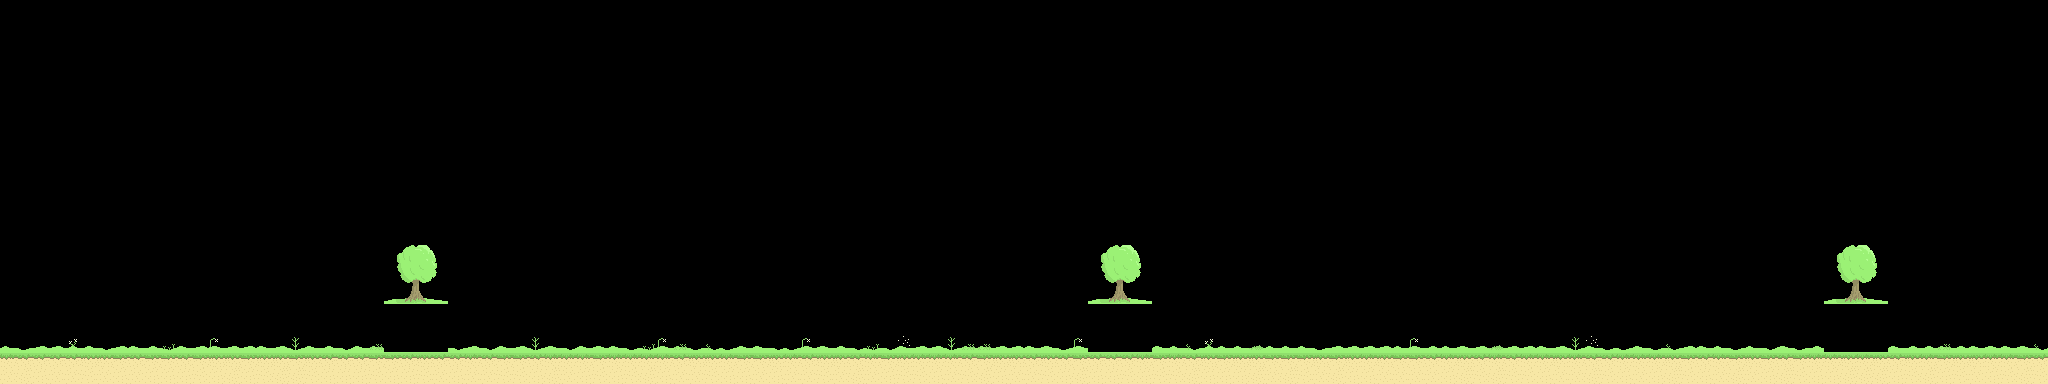

Tiled map render using the project's own tile images. Description and the map definition, with tile-layer contents summarised, below:
An orthogonal 128x24 tile map with 16x16 px tiles, 3 tile layers (ground, topdecor, trees), 3 tilesets.

<map version="1.10" tiledversion="1.11.2" orientation="orthogonal" renderorder="right-down" width="128" height="24" tilewidth="16" tileheight="16" infinite="0" nextlayerid="4" nextobjectid="1">
 <editorsettings>
  <export target="scene1.json" format="json" />
 </editorsettings>
 <tileset firstgid="1" name="groundset" tilewidth="16" tileheight="16" tilecount="9" columns="3">
  <properties>
   <property name="collides" type="bool" value="false" />
  </properties>
  <image source="groundtiles.png" width="48" height="48" />
  <tile id="0">
   <properties>
    <property name="collides" type="bool" value="true" />
   </properties>
  </tile>
  <tile id="1">
   <properties>
    <property name="collides" type="bool" value="true" />
   </properties>
  </tile>
  <tile id="2">
   <properties>
    <property name="collides" type="bool" value="true" />
   </properties>
  </tile>
  <tile id="3">
   <properties>
    <property name="collides" type="bool" value="true" />
   </properties>
  </tile>
  <tile id="4">
   <properties>
    <property name="collides" type="bool" value="true" />
   </properties>
  </tile>
  <tile id="5">
   <properties>
    <property name="collides" type="bool" value="true" />
   </properties>
  </tile>
  <tile id="6">
   <properties>
    <property name="collides" type="bool" value="true" />
   </properties>
  </tile>
  <tile id="7">
   <properties>
    <property name="collides" type="bool" value="true" />
   </properties>
  </tile>
 </tileset>
 <tileset firstgid="10" name="topdec" tilewidth="16" tileheight="16" tilecount="32" columns="32">
  <image source="topdec.png" width="512" height="16" />
 </tileset>
 <tileset firstgid="42" name="tree" tilewidth="64" tileheight="64" tilecount="1" columns="1">
  <image source="tree.png" width="64" height="64" />
 </tileset>
 <layer id="1" name="ground" width="128" height="24">
  <data>[3072 cells, 256 non-empty, 8 distinct tile ids]</data>
 </layer>
 <layer id="2" name="topdecor" width="128" height="24">
  <data>[3072 cells, 116 non-empty, 31 distinct tile ids]</data>
 </layer>
 <layer id="3" name="trees" width="128" height="24">
  <data>[3072 cells, 3 non-empty, 1 distinct tile ids]</data>
 </layer>
</map>
